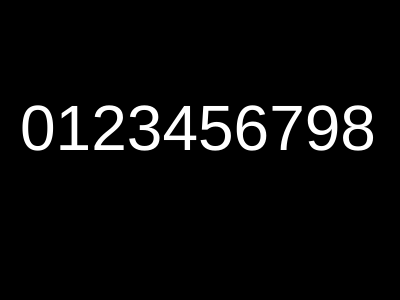
Frame 1 (no input)
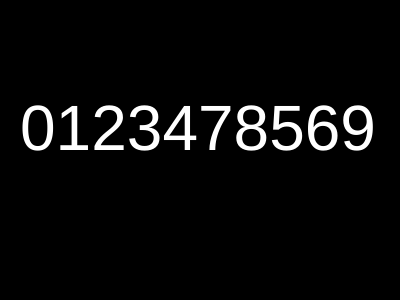
Frame 60 (no input)
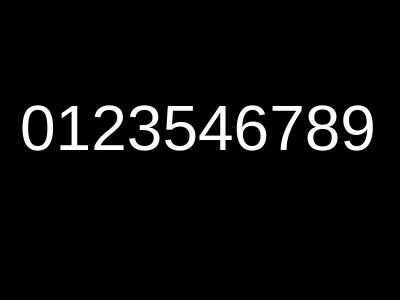
Frame 120 (the mouse pressed at the canvas centre since frame 60)

The p5.js sketch that drew these frames (run headless with seeded random() and noise() and a simulated clock; from frame 60 on, the mouse is pressed at the canvas centre):

// p5.js sketch
// ── sketch.js
var vals = [0, 1, 2, 3, 4, 5, 6, 7, 8, 9];

function setup() {
    createCanvas(400, 300);
}

function draw() {
    console.log(vals);

    // STEP 1 of the algorithm
    // https://www.quora.com/How-would-you-explain-an-algorithm-that-generates-permutations-using-lexicographic-ordering
    var largestI = -1;
    for (var i = 0; i < vals.length - 1; i++) {
        if (vals[i] < vals[i + 1]) {
            largestI = i;
        }
    }
    if (largestI == -1) {
        noLoop();
        console.log("finished");
    }

    // STEP 2
    var largestJ = -1;
    for (var j = 0; j < vals.length; j++) {
        if (vals[largestI] < vals[j]) {
            largestJ = j;
        }
    }

    // STEP 3
    swap(vals, largestI, largestJ);

    // STEP 4: reverse from largestI + 1 to the end
    var endArray = vals.splice(largestI + 1);
    endArray.reverse();
    vals = vals.concat(endArray);

    background(0);
    textSize(64);
    var s = "";
    for (var i = 0; i < vals.length; i++) {
        s += vals[i];
    }
    fill(255);
    text(s, 20, height / 2);
}

function swap(a, i, j) {
    var temp = a[i];
    a[i] = a[j];
    a[j] = temp;
}
